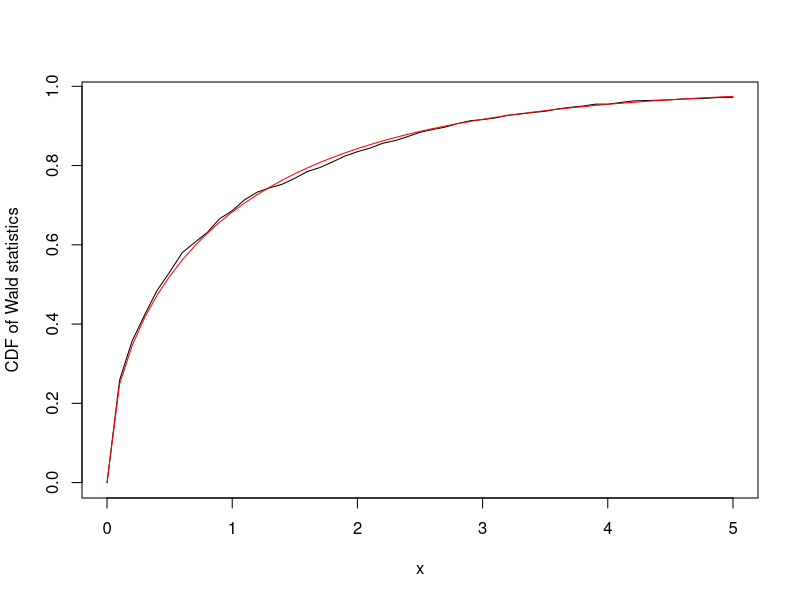
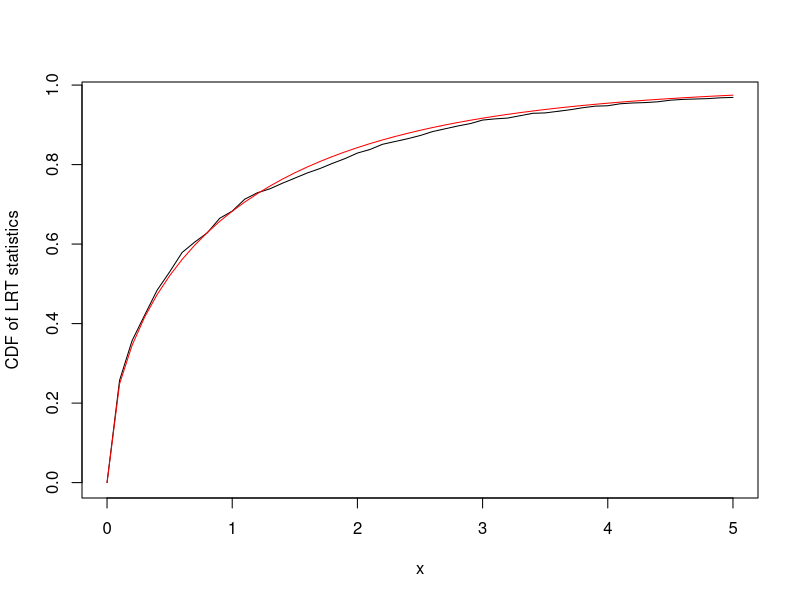
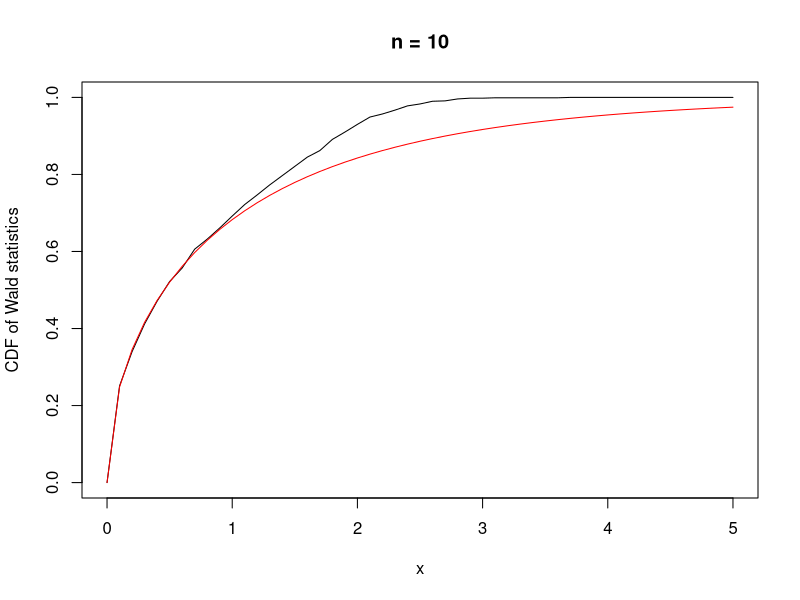
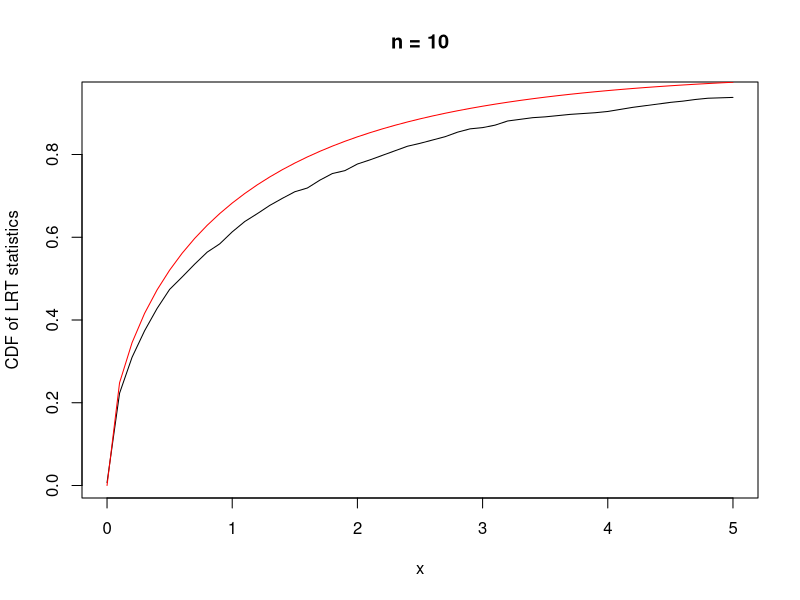
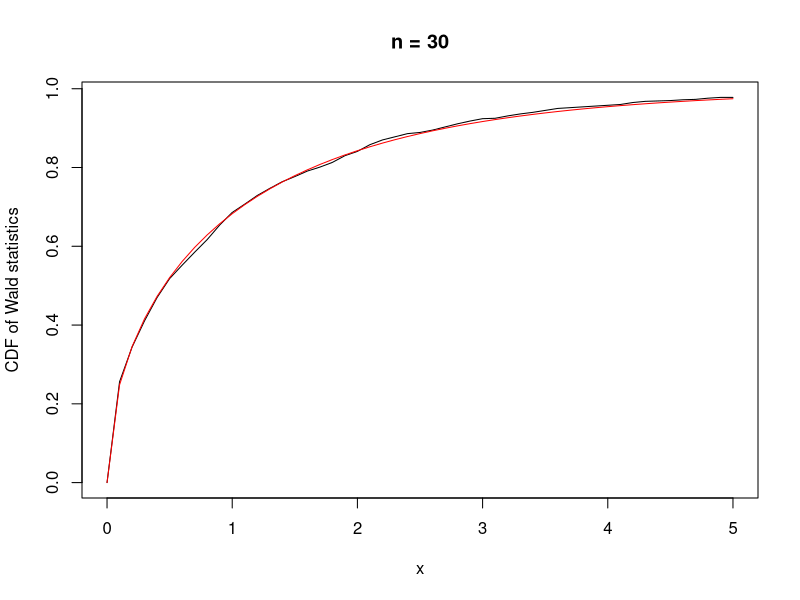
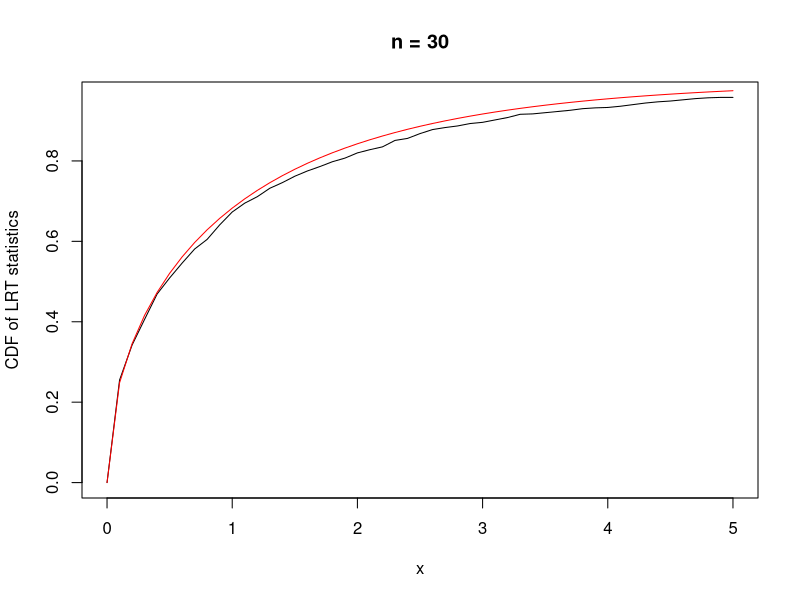
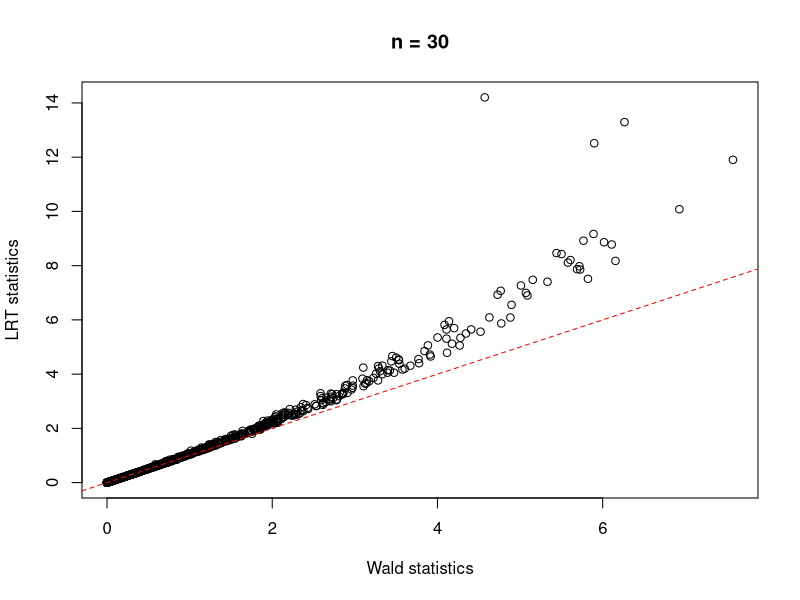
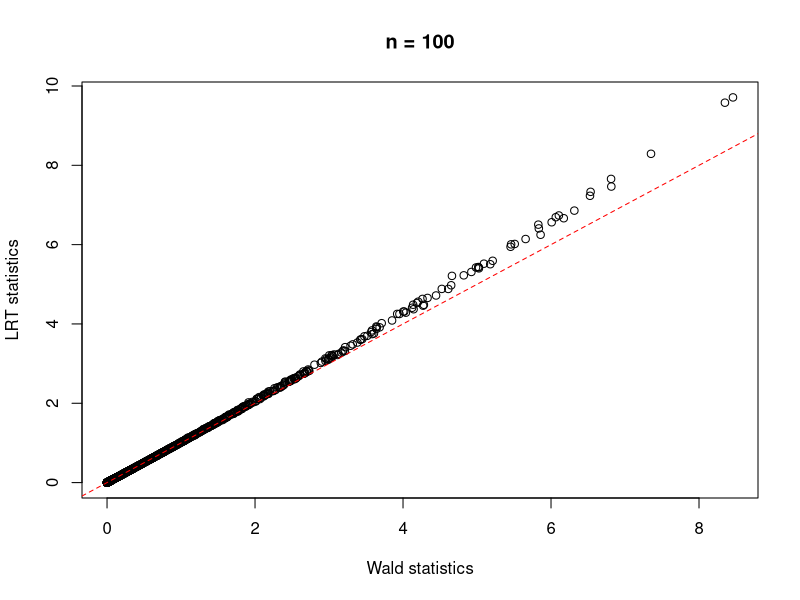

Generate these figures, in order, with R:
## ---- chunk 1
knitr::opts_chunk$set(message=F)
knitr::opts_chunk$set(warning=F)
## ---- chunk 2
nsim <- 1000
wald_stats <- rep(NA, nsim)
lrt_stats <- rep(NA, nsim)

for(i in 1:nsim){
  n <- 100
  beta0 <- 0.5
  beta1 <- 0
  x <- rnorm(n)
  p <- exp(beta0 + beta1 * x)/(1 + exp(beta0 + beta1 * x))
  y <- rbinom(n, 1, p)
  
  m1 <- glm(y ~ x, family = binomial)

  # test statistics
  wald_stats[i] <- summary(m1)$coefficients[2,3]^2
  lrt_stats[i] <- m1$null.deviance - m1$deviance
}

grid_pts <- seq(0, 5, by=0.1)
plot(grid_pts, ecdf(wald_stats)(grid_pts), type="l",
     xlab = "x", ylab = "CDF of Wald statistics")
points(grid_pts, pchisq(grid_pts, 1), type="l", col="red")

plot(grid_pts, ecdf(lrt_stats)(grid_pts), type="l",
     xlab = "x", ylab = "CDF of LRT statistics")
points(grid_pts, pchisq(grid_pts, 1), type="l", col="red")
## ---- chunk 3
nsim <- 1000
wald_stats <- rep(NA, nsim)
lrt_stats <- rep(NA, nsim)

n <- 10
beta0 <- 0.5
beta1 <- 0

for(i in 1:nsim){
  x <- rnorm(n)
  p <- exp(beta0 + beta1 * x)/(1 + exp(beta0 + beta1 * x))
  y <- rbinom(n, 1, p)
  
  m1 <- glm(y ~ x, family = binomial)

  # test statistics
  wald_stats[i] <- summary(m1)$coefficients[2,3]^2
  lrt_stats[i] <- m1$null.deviance - m1$deviance
}

grid_pts <- seq(0, 5, by=0.1)
plot(grid_pts, ecdf(wald_stats)(grid_pts), type="l",
     xlab = "x", ylab = "CDF of Wald statistics", main = "n = 10")
points(grid_pts, pchisq(grid_pts, 1), type="l", col="red")

plot(grid_pts, ecdf(lrt_stats)(grid_pts), type="l",
     xlab = "x", ylab = "CDF of LRT statistics", main = "n = 10")
points(grid_pts, pchisq(grid_pts, 1), type="l", col="red")
## ---- chunk 4
nsim <- 1000
wald_stats <- rep(NA, nsim)
lrt_stats <- rep(NA, nsim)

n <- 30
beta0 <- 0.5
beta1 <- 0

for(i in 1:nsim){
  x <- rnorm(n)
  p <- exp(beta0 + beta1 * x)/(1 + exp(beta0 + beta1 * x))
  y <- rbinom(n, 1, p)
  
  m1 <- glm(y ~ x, family = binomial)

  # test statistics
  wald_stats[i] <- summary(m1)$coefficients[2,3]^2
  lrt_stats[i] <- m1$null.deviance - m1$deviance
}

grid_pts <- seq(0, 5, by=0.1)
plot(grid_pts, ecdf(wald_stats)(grid_pts), type="l",
     xlab = "x", ylab = "CDF of Wald statistics", main = "n = 30")
points(grid_pts, pchisq(grid_pts, 1), type="l", col="red")

plot(grid_pts, ecdf(lrt_stats)(grid_pts), type="l",
     xlab = "x", ylab = "CDF of LRT statistics", main = "n = 30")
points(grid_pts, pchisq(grid_pts, 1), type="l", col="red")
## ---- chunk 5
plot(wald_stats, lrt_stats, xlab = "Wald statistics", ylab = "LRT statistics",
     main = "n = 30")
abline(a=0, b=1, col="red", lty = 2)
## ---- chunk 6
nsim <- 1000
wald_stats <- rep(NA, nsim)
lrt_stats <- rep(NA, nsim)

for(i in 1:nsim){
  n <- 100
  beta0 <- 0.5
  beta1 <- 0
  x <- rnorm(n)
  p <- exp(beta0 + beta1 * x)/(1 + exp(beta0 + beta1 * x))
  y <- rbinom(n, 1, p)
  
  m1 <- glm(y ~ x, family = binomial)

  # test statistics
  wald_stats[i] <- summary(m1)$coefficients[2,3]^2
  lrt_stats[i] <- m1$null.deviance - m1$deviance
}

plot(wald_stats, lrt_stats, xlab = "Wald statistics", ylab = "LRT statistics",
     main = "n = 100")
abline(a=0, b=1, col="red", lty = 2)
## ---- chunk 7
nsim <- 1000
wald_stats <- rep(NA, nsim)
lrt_stats <- rep(NA, nsim)

n <- 100
beta0 <- 0.5
beta1 <- 0.5

for(i in 1:nsim){
  x <- rnorm(n)
  p <- exp(beta0 + beta1 * x)/(1 + exp(beta0 + beta1 * x))
  y <- rbinom(n, 1, p)
  
  m1 <- glm(y ~ x, family = binomial)

  # test statistics
  wald_stats[i] <- summary(m1)$coefficients[2,3]^2
  lrt_stats[i] <- m1$null.deviance - m1$deviance
}

grid_pts <- seq(0, 20, by=0.1)
plot(grid_pts, ecdf(wald_stats)(grid_pts), type="l",
     xlab = "x", ylab = "CDF of Wald statistics")
points(grid_pts, pchisq(grid_pts, 1), type="l", col="red")

plot(grid_pts, ecdf(lrt_stats)(grid_pts), type="l",
     xlab = "x", ylab = "CDF of LRT statistics")
points(grid_pts, pchisq(grid_pts, 1), type="l", col="red")
## ---- chunk 8
nsim <- 1000
sample_sizes <- c(30, 50, 75, 100)
wald_stats_means <- rep(NA, length(sample_sizes))

for(j in 1:length(sample_sizes)){
  n <- sample_sizes[j]
  wald_stats <- rep(NA, nsim)
  
  for(i in 1:nsim){
    x <- rnorm(n)
    p <- exp(beta0 + beta1 * x)/(1 + exp(beta0 + beta1 * x))
    y <- rbinom(n, 1, p)
    
    m1 <- glm(y ~ x, family = binomial)
  
    # test statistics
    wald_stats[i] <- summary(m1)$coefficients[2,3]^2
  }
  
  wald_stats_means[j] <- mean(wald_stats)
}

plot(sample_sizes, wald_stats_means, type="l",
     xlab = "n", ylab ="E(W)")
